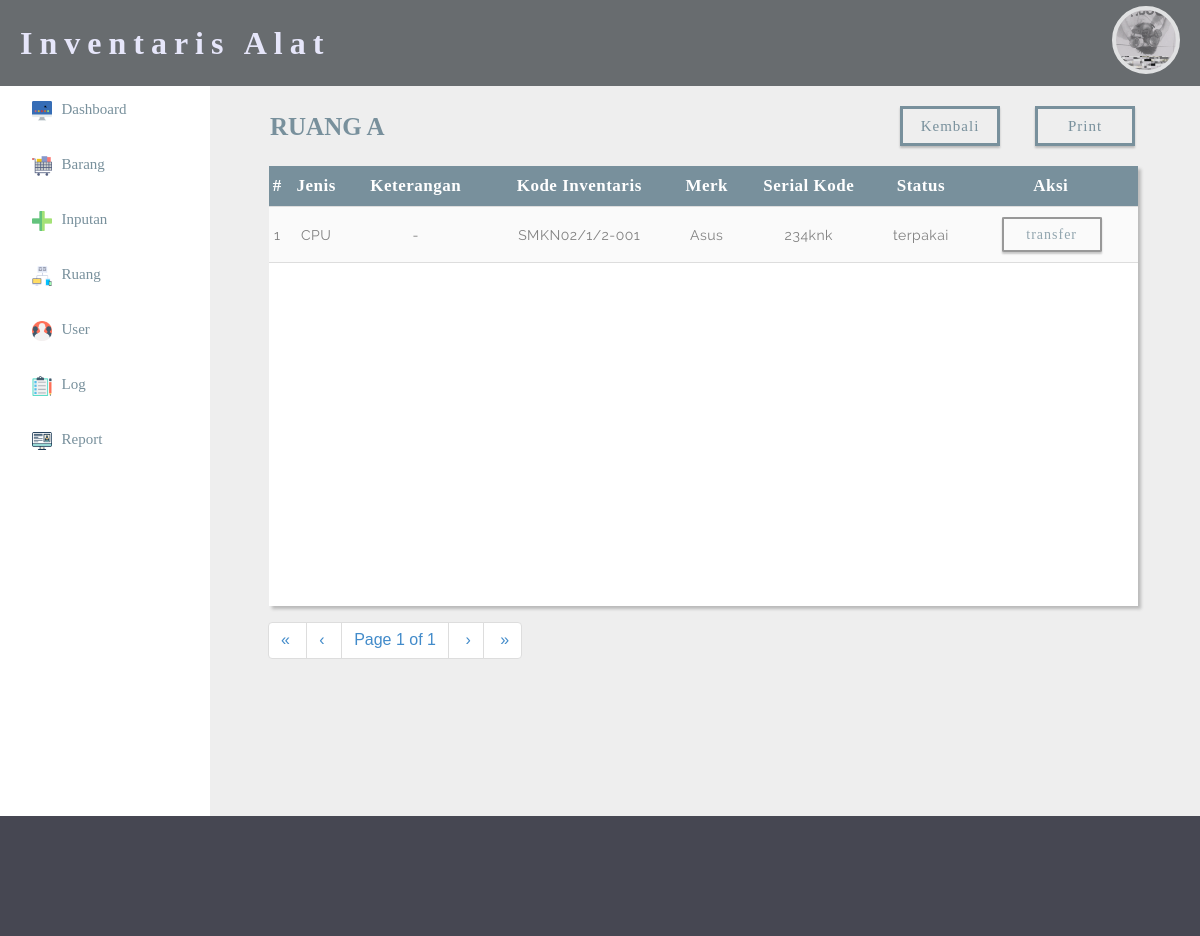
The page /admin/lok_barang.php?page=1&id_lokasi=1 (signed in) on the database its author committed.
### tables this page shows
CREATE TABLE IF NOT EXISTS `lokasi` (
  `id_lokasi` int(11) NOT NULL AUTO_INCREMENT,
  `nama_lok` varchar(40) NOT NULL,
  `tambahan` varchar(100) NOT NULL,
  PRIMARY KEY (`id_lokasi`)
);

CREATE TABLE IF NOT EXISTS `lokasi_detail` (
  `Id_id` int(11) NOT NULL AUTO_INCREMENT,
  `id_lokasi` int(11) NOT NULL,
  `date` datetime NOT NULL,
  `id` int(11) NOT NULL,
  PRIMARY KEY (`Id_id`)
);

CREATE TABLE IF NOT EXISTS `jenis_brg` (
  `id_jenis` int(11) NOT NULL AUTO_INCREMENT,
  `nama` varchar(50) NOT NULL,
  `keterangan` varchar(30) NOT NULL,
  PRIMARY KEY (`id_jenis`)
);

CREATE TABLE IF NOT EXISTS `barang` (
  `id` int(10) NOT NULL AUTO_INCREMENT,
  `id_jenis` varchar(30) NOT NULL,
  `deskripsi_brg` text NOT NULL,
  `kode_brg` varchar(50) NOT NULL,
  `merk_brg` varchar(20) NOT NULL,
  `no_seri` varchar(30) NOT NULL,
  `status_brg` varchar(20) NOT NULL,
  PRIMARY KEY (`id`)
);

### admin/lok_barang.php (the view, shortened to what this page needs)
<?php
	include 'session.php';
	include 'pagination.php';
	$a = $_GET['id_lokasi'];
 ?>
 <html>
 <head>
 	<link rel="stylesheet" type="text/css" href="../css/admin_css.css">
 	<link rel="stylesheet" type="text/css" href="../css/table.css">
 	<link rel="stylesheet" type="text/css" href="../css/bootstrap.css">
 </head>
 <body>
 <?php
 	include 'header.php';
  ?>
	 <div class="a">
	 	<?php
	 		$oo = mysql_query("SELECT * FROM lokasi where id_lokasi='$a'");
	 		$ooo = mysql_fetch_array($oo);
	 	 ?>
	 	<h1><?php echo $ooo['nama_lok']; ?></h1>
	 	<a href="laporan_barang_lokasi.php?id_lokasi=<?php echo $a; ?>"><button>Print</button></a>
	 	<a href="lokasi.php?page=1"><button>Kembali</button></a>
	 	<div class="a3">
	 	<table border="0">
	 		<tr>
	 			<th>#</th>
	 			<th>Jenis</th>
	 			<th>Keterangan</th>
	 			<th>Kode Inventaris</th>
	 			<th>Merk</th>
	 			<th>Serial Kode</th>
	 			<th>Status</th>
	 			<th>Aksi</th>
	 		</tr>
	 		<?php
	 		$sql = "SELECT * FROM lokasi_detail LEFT JOIN barang ON lokasi_detail.id=barang.id
	 											LEFT JOIN jenis_brg ON barang.id_jenis=jenis_brg.id_jenis
	 											WHERE id_lokasi='$a' AND barang.status_brg='terpakai' ORDER BY date DESC";
		 	$result = mysql_query($sql);
	        $rpp = 7;
	        $reload = "lok_barang.php?id_lokasi=$a&pagination=true&page=1";
	        $page = intval($_GET["page"]);
	        $tcount = mysql_num_rows($result);
	        $tpages = ($tcount) ? ceil($tcount/$rpp) : 1;
	        $count = 0;
	        $i = ($page-1)*$rpp;
	        $no_urut = ($page-1)*$rpp;
	 		if ($tcount < 1) {
	 			echo "<tr>";
	 			echo "<td colspan='8'>";
	 			echo "No Item :(";
	 			echo "</td>";
	 			echo "</tr>";
	 		} else {
		 		while(($count<$rpp) && ($i<$tcount)) {
                        $data = mysql_fetch_array($result); ?>
            	<tr>
                    <td>
						<?php echo ++$no_urut;?>
                    </td>
                        <?php
                        echo "<td>". $data['nama'] ."</td>";
                        echo "<td>". $data['deskripsi_brg'] . "</td>";
                        echo "<td>". $data['kode_brg'] ."</td>";
                        echo "<td>". $data['merk_brg'] ."</td>";
                        echo "<td>". $data['no_seri'] ."</td>";
                        echo "<td>". $data['status_brg'] ."</td>";
                        echo "<td width='20%'><a href='pindah_brg.php?id=". $data['id'] ."&id_lokasi=".$a."'><button id='plus'>transfer</button</a>";
                         ?>
                    </tr>
            <?php
             		$i++;
					$count++;
		        }
			}
			?>
 		</table>
	 	</div>
	 	<div class="pagination" style="float: left; margin-left: 22px; margin-top: -4px;"><?php echo paginate_one($reload, $page, $tpages); ?></div>
	 </div>
	 <?php
	 	include 'sisi.php';
	  ?>
 <div class="c">
 </div>
 </body>
 </html>

### css/admin_css.css (style rules this page uses)
body { margin: 0; padding: 0; font-family: helvetica; }
.a { width: 77%; padding-top: 10px; padding-left: 3%; padding-right: 2.5%; height: 720px; float: right; background-color: #eee; }
.c { width: 100%; background-color: rgb(70, 71, 82); padding: 5%; float: right; }
.a a { text-decoration: none; }
.a3 { width: 62%; height: 440px; background-color: white; float: left; margin-top: 20px; margin-left: 2.5%; }
.pagination { display: inline-block; }

### css/table.css (style rules this page uses)
.a { background-color: #eeeeee; }
.a3 { width: 94%; box-shadow: 3px 3px 3px #bababa;" }
.a3 table { border-collapse: collapse; width: 100%; font-family: railway; }
.a3 table tr:nth-child(even) { background-color: #FAFAFA; color: #263238; }
.a3 th, .a3 td { text-align: left; border-bottom: 1px solid #ddd; border-width: 1px; text-align: center; font-size: 14px; padding-top: 10px; padding-bottom: 10px; color: grey; letter-spacing: 0.5px; }
.a3 th { background-color: #78909C; color: #fff; padding-top: 10px; padding-bottom: 10px; font-size: 17px; font-family: century gothic; }
.a h1 { float: left; color: #78909C; margin-left: 24px; font-family: century gothic; font-size: 25px; margin-bottom: -10px; text-transform: uppercase; }
.a button { width: 100px; height: 40px; margin-top: 10px; margin-right: 35px; border:3px solid #78909C; color: #78909C; font-family: paranoid; font-size: 15px; background-color: transparent; float: right; box-shadow: 0px 2px 2px #bababa; letter-spacing: 1px; }
#plus { font-family: paranoid; margin-top: 0; color: #78909C; width: 100px; height: 35px; border:2px solid grey; border-radius: 2%; font-size: 14px; letter-spacing: 1px; background-color: transparent; opacity: 0.8; }

### rows shown on the page
lokasi: nama_lok "RUANG A"
lokasi_detail: jenis_brg.nama "CPU", barang.deskripsi_brg "-", barang.kode_brg "SMKN02/1/2-001", barang.merk_brg "Asus", barang.no_seri "234knk", barang.status_brg "terpakai"

### other values the page prints
$firstlabel "«"
$prevlabel "‹"
$page "1"
$tpages "1"
$nextlabel "›"
$lastlabel "»"
